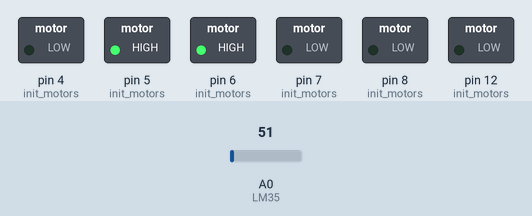
Recording of a sketch running on a simulated Arduino Uno, built with avr-gcc and run on an emulated ATmega328P. Parts: switched loads named in the sketch (green lamp = pin HIGH). The inputs (shaded band) are chosen by the test bench; at power-on: A0 (LM35) = 51. What the sketch prints to the serial monitor is not drawn.

Above: at 0.5 s.
At 1.5 s:
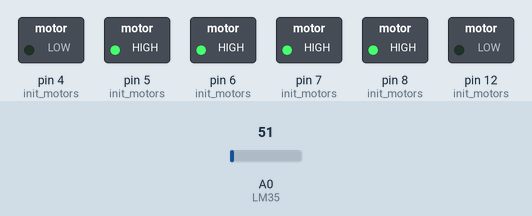
Timing chart, 0 to 3.0 s (numbered marks = the images above):
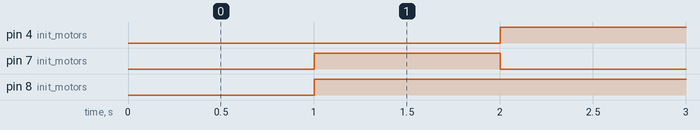

Measured:
- by itself, pin 4 (init_motors): alternates HIGH for 1.5 s and LOW for 1.0 s
- by itself, pin 7 (init_motors): alternates HIGH for 1.0 s and LOW for 1.5 s
- by itself, pin 8 (init_motors): LOW → HIGH at 1.0 s

The sketch:

Temperature_Monitoring_Robot.ino
```cpp
void init_motors(){
  pinMode(5, OUTPUT);
  pinMode(6, OUTPUT);
  pinMode(4, OUTPUT);
  pinMode(7, OUTPUT);
  pinMode(12, OUTPUT);
  pinMode(8, OUTPUT);
  digitalWrite(5, HIGH);
  digitalWrite(6, HIGH);
}

void Forward(){
  digitalWrite(4, HIGH);
  digitalWrite(7, LOW);
  digitalWrite(12, HIGH);
  digitalWrite(8, LOW);
}

void Reverse(){
  digitalWrite(4, LOW);
  digitalWrite(7, HIGH);
  digitalWrite(12, LOW);
  digitalWrite(8, HIGH);
}

void Right(){
  digitalWrite(4, LOW);
  digitalWrite(7, HIGH);
  digitalWrite(12, HIGH);
  digitalWrite(8, LOW);
}

void Left(){
  digitalWrite(4, HIGH);
  digitalWrite(7, LOW);
  digitalWrite(12, LOW);
  digitalWrite(8, HIGH);
}

void Left_Forward(){
  digitalWrite(4, LOW);
  digitalWrite(7, LOW);
  digitalWrite(12, HIGH);
  digitalWrite(8, LOW);
}

void Right_Forward(){
  digitalWrite(4, HIGH);
  digitalWrite(7, LOW);
  digitalWrite(12, LOW);
  digitalWrite(8, LOW);
}

void Right_Reverse(){
  digitalWrite(4, LOW);
  digitalWrite(7, LOW);
  digitalWrite(12, LOW);
  digitalWrite(8, HIGH);
}

void Left_Reverse(){
  digitalWrite(4, LOW);
  digitalWrite(7, HIGH);
  digitalWrite(12, LOW);
  digitalWrite(8, LOW);
}

void Stop(){
  digitalWrite(4, LOW);
  digitalWrite(7, LOW);
  digitalWrite(12, LOW);
  digitalWrite(8, LOW);
}

#include <SoftwareSerial.h>
SoftwareSerial mySerial(10, 11); // RX, TX
const int LM35 = A0;

void setup(){
  // put your setup code here, to run once:
  pinMode(11, INPUT); // for IR sensor
  init_motors();
  Serial.begin(9600);
  mySerial.begin(115200);
}

void loop(){
  // put your main code here, to run repeatedly:
  int ADC;
  float temp;
  ADC = analogRead(LM35);
  temp = (ADC * 4.88); // Convert value equ. Voltage
  temp = (temp / 10); // LM35 gives 10mV/*C
  Serial.print("Temperature = ");
  Serial.print(temp);
  Serial.println(" *C");
  mySerial.println(temp);
  delay(1000);

  if(digitalRead(11)==HIGH){
    Forward();
  }else{
    Reverse();
    delay(1000);
    Left();
    delay(500);
  }
}
```
